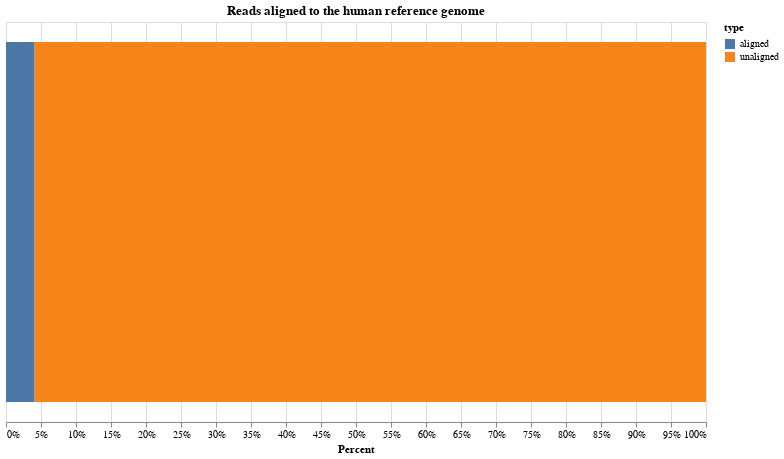

The notebook cell saved with this chart:
### Code cell
from plotting import bowtie2_alignment_plot
bowtie2_alignment_plot.plot_alignment(log)

### Figure 1 — Vega-Lite specification as saved in the notebook (floating-point values rounded to 4 significant figures)
{"config": {"view": {"continuousWidth": 400, "continuousHeight": 300}}, "data": {"name": "data-eb3ee5c90b71e8cc55c3c1d229156cbe"}, "mark": "bar", "encoding": {"color": {"field": "type", "type": "nominal"}, "tooltip": [{"field": "amount", "title": "Number of reads aligned", "type": "quantitative"}, {"field": "type", "type": "nominal"}], "x": {"aggregate": "sum", "axis": {"format": "%"}, "field": "amount", "stack": "normalize", "title": "Percent", "type": "quantitative"}}, "height": 400, "title": "Reads aligned to the human reference genome", "width": 700, "$schema": "https://vega.github.io/schema/vega-lite/v4.17.0.json", "datasets": {"data-eb3ee5c90b71e8cc55c3c1d229156cbe": [{"amount": 193250, "type": "unaligned"}, {"amount": 8177, "type": "aligned"}]}}
